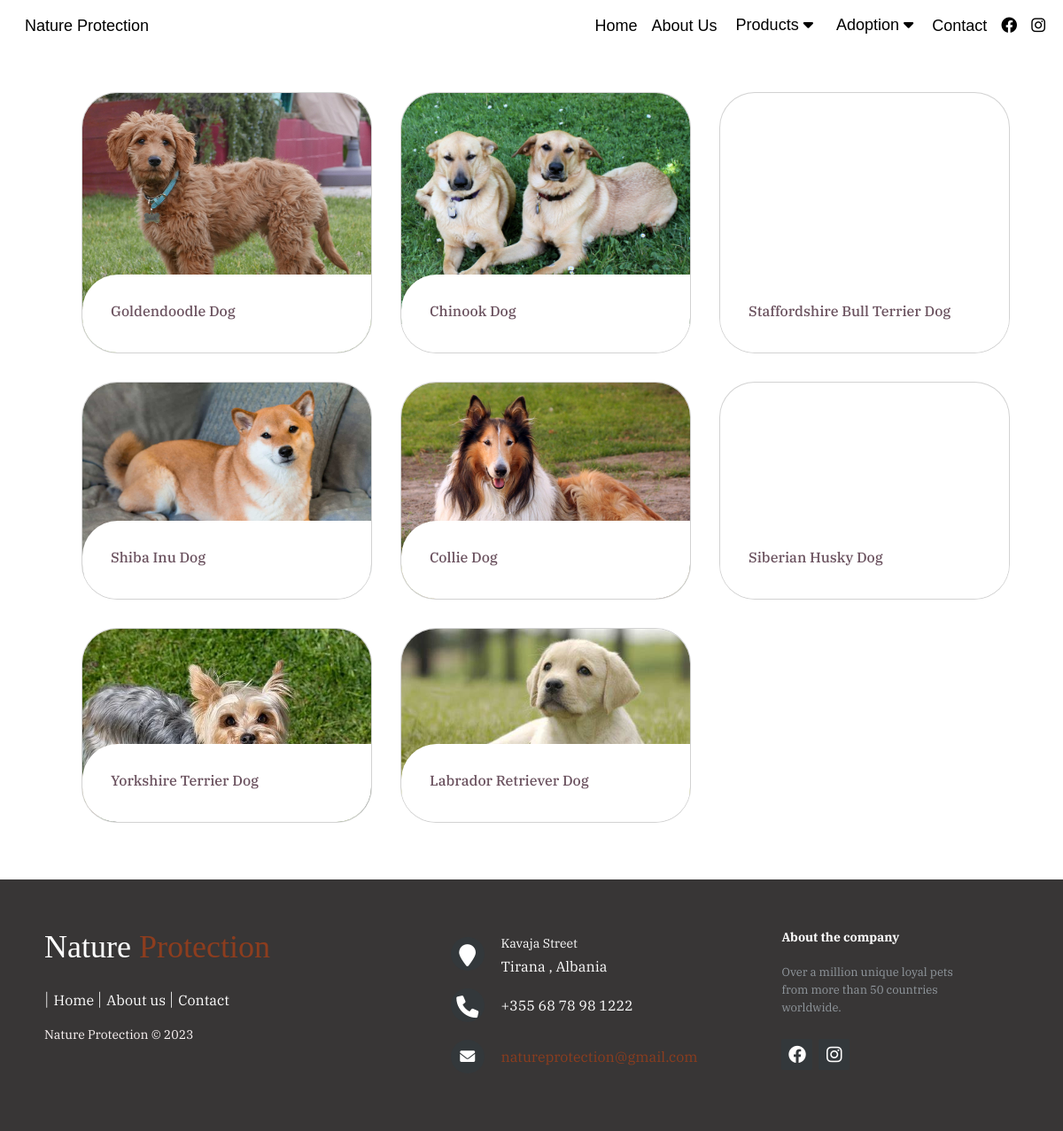
The app's page /adoption/2/ with its own data.
### Shop/models.py (models this page shows, shortened)
class Adopt(models.Model):
    adopt_id = models.AutoField(primary_key=True)
    adopt_name = models.CharField(max_length=50, null=True, blank=True)
    adopt_desc = models.TextField(max_length=500, null=True, blank=True)
    adopt_img = models.ImageField(upload_to='adopt/')
    adopt_category = models.ForeignKey(Kategoria, on_delete=models.CASCADE,null=True, blank=True)

### Shop/views.py (the view)
# urls.py: path('adoption/<id>/', views.adoption, name="adoption"),
def adoption(request,id):
    categories = Category.objects.all().order_by("-category_id")
    kategorit = Kategoria.objects.all().order_by("-kategoria_id")
    detAdoption =  Kategoria.objects.get(kategoria_id=id)
    prodAdoption = Adopt.objects.filter(adopt_category=detAdoption).order_by("-adopt_id")
    context = {"detAdoption":detAdoption, "kategorit":kategorit, "prodAdoption":prodAdoption,"categories":categories}
    return render(request, 'adoption.html',context)

### Shop/templates/adoption.html (shortened to what this page needs)
<!DOCTYPE html>
{% extends 'index.html' %}
{% load static %}
{% block style %}
<link rel="stylesheet" href="{% static 'style/adoption.css' %}">{% endblock %}
{% block content %}
  <ul class="cards">
    {% if prodAdoption %}
    {% for adopt in prodAdoption %}
    <li>
      <a href="" class="card">
        <img src="{{adopt.adopt_img.url}}" class="card__image" alt="" />
        <div class="card__overlay">
          <div class="card__header">
            <div class="card__header-text">
              <h3 class="card__title">{{adopt.adopt_name}}</h3>
            </div>
          </div>
        </div>
      </a>
    </li>
    {% endfor %}
    {% else %}
    <h1>{{prodCategory | length}} {{detCategory.category_name}} Products </h1>
    {% endif %}
    </ul>
    {% endblock %}

### Shop/static/style/adoption.css (style rules this page uses)
html,body { font-family: 'IBM Plex Serif' ,serif; }
:root { --surface-color: #fff; --curve: 40; }
* { box-sizing: border-box; }
.cards { display: grid; grid-template-columns: repeat(auto-fit, minmax(300px, 1fr)); gap: 2rem; margin: 4rem 5vw; padding-top: 40px; list-style-type: none; }
.card { position: relative; display: block; height: 100%; border-radius: calc(var(--curve) * 1px); overflow: hidden; text-decoration: none; }
.card__image { width: 100%; height: auto; }
.card__overlay { position: absolute; bottom: 0; left: 0; right: 0; z-index: 1; border-radius: calc(var(--curve) * 1px); background-color: var(--surface-color); transform: translateY(100%); transition: .2s ease-in-out; }
.card__header { position: relative; display: flex; align-items: center; gap: 2em; padding: 2em; border-radius: calc(var(--curve) * 1px) 0 0 0; background-color: var(--surface-color); transform: translateY(-100%); transition: .2s ease-in-out; }
.card__title { font-size: 1em; margin: 0 0 .3em; color: #6A515E; }

### records on screen
Adopt: adopt_img (picture), adopt_name "Goldendoodle Dog"
Adopt: adopt_img (picture), adopt_name "Chinook Dog"
Adopt: adopt_name "Staffordshire Bull Terrier Dog"
Adopt: adopt_img (picture), adopt_name "Shiba Inu Dog"
Adopt: adopt_img (picture), adopt_name "Collie Dog"
Adopt: adopt_name "Siberian Husky Dog"
Adopt: adopt_img (picture), adopt_name "Yorkshire Terrier Dog"
Adopt: adopt_img (picture), adopt_name "Labrador Retriever Dog"
